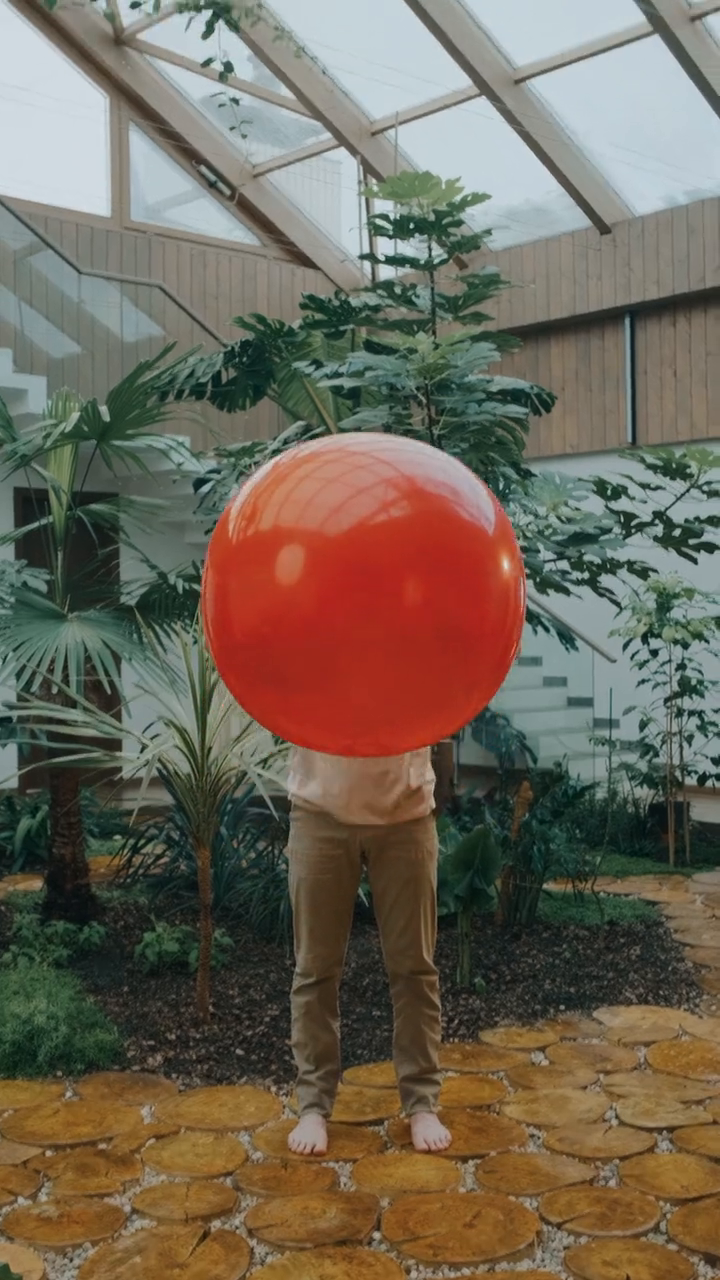
#> input picture frame 13 of data/ball_red.mp4, 720 x 1280 px
$ python 1_object_detection_red.py
#> lines starting #> are read from the running program, lines starting #| are printed output that depends on the picture; after the words box and inside, x2 and y2 are one past the last pixel; in counts of white or black regions, pixels touching at a corner belong together
import cv2

cap = cv2.VideoCapture('data/ball_red.mp4')

while True:
    success, img = cap.read()
#> img is the input picture: shape (1280, 720, 3); mean B, G, R 87.4, 102.2, 111.8

    if not success:
        # 동영상 끝에 도달했을 경우 처음으로 되돌림
        cap.set(cv2.CAP_PROP_POS_FRAMES, 0)
        continue

    # HSV 변환: RGB는 빛의 변화에 민감하기 때문에 HSV(Hue, Saturation, Value)로 변환
    hsv = cv2.cvtColor(img, cv2.COLOR_BGR2HSV)
#> hsv: shape (1280, 720, 3); mean H, S, V 47.6, 84, 120.6

    # 2. 마스크 생성
    lower_color = (0,120,70)
    upper_color = (10,255,255)
    mask = cv2.inRange(hsv, lower_color, upper_color)
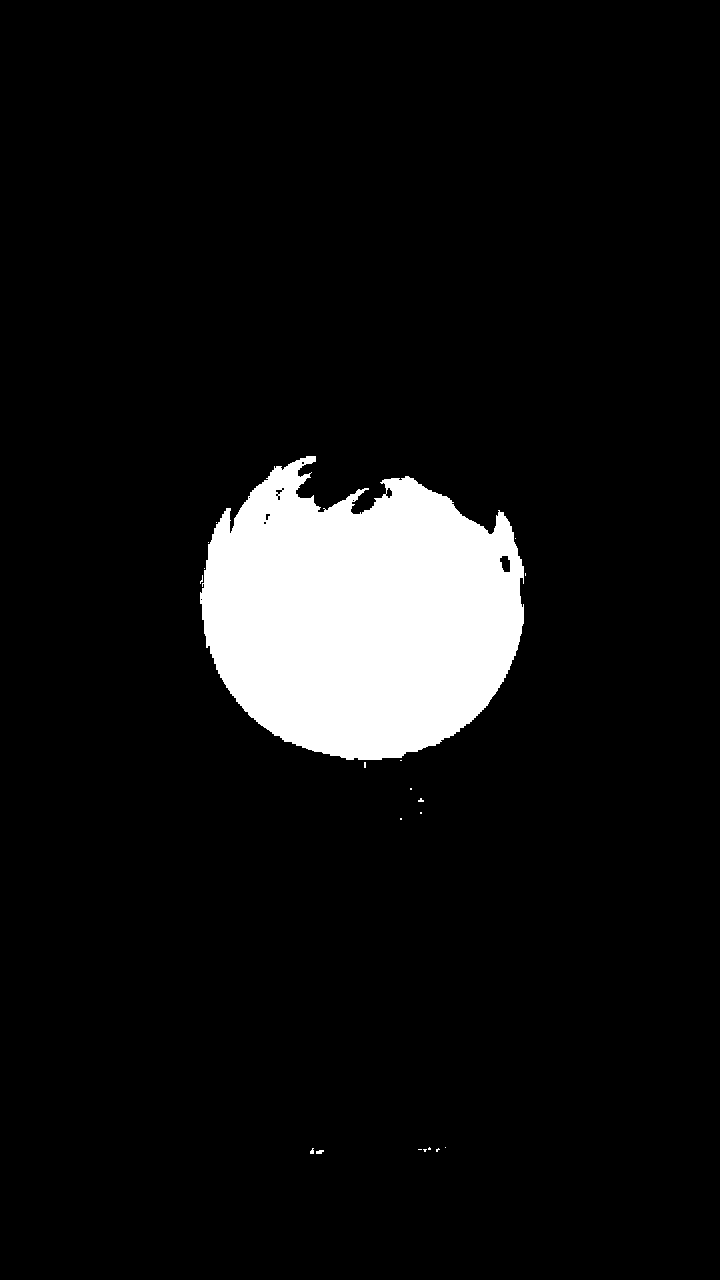
#> mask: shape (1280, 720); 7.8% white; 20 white regions (18 under 20 px)

    # 3. 컨투어 검출
    contours, _ = cv2.findContours(mask, cv2.RETR_EXTERNAL, cv2.CHAIN_APPROX_SIMPLE)
#> contours = 20 contours, 19 with area under 20; largest, box (x1, y1, x2, y2) and area: (200, 456, 524, 760) 71579

    max_area = 0
    M = {}
    max_i = {}
    for i in contours:
        area = cv2.contourArea(i)
        if area > max_area:
            max_area = area
            M = cv2.moments(i)
            max_i = i
#> this loop made 20 passes
#> (area, max_area) on pass 20: (71579, 71579)
#> after the loop, M = moments, m00 71579, centre m10/m00, m01/m00 = (360.6, 615.6); max_area = 71579; max_i = contour of 717 points, box (x1, y1, x2, y2) (200, 456, 524, 760), area 71579

    # 4. 무게 중심 계산
    cx = int(M['m10']/M['m00'])
#> cx = 360
    cy = int(M['m01']/M['m00'])
#> cy = 615
    cv2.circle(img, (cx,cy), 10, (255,0,0), -1)
#> img: shape (1280, 720, 3); 0.03% of pixels changed, all inside (x1, y1, x2, y2) = (350, 605, 371, 626)

    # 반지름 계산
    (x,y), radius = cv2.minEnclosingCircle(max_i)
#> x = 362.9; y = 597.5; radius = 164.5
    radius = int(radius)
#> radius = 164

    # 원 둘레 그리기
    cv2.circle(img, (cx,cy), radius, (0,255,0), 3)
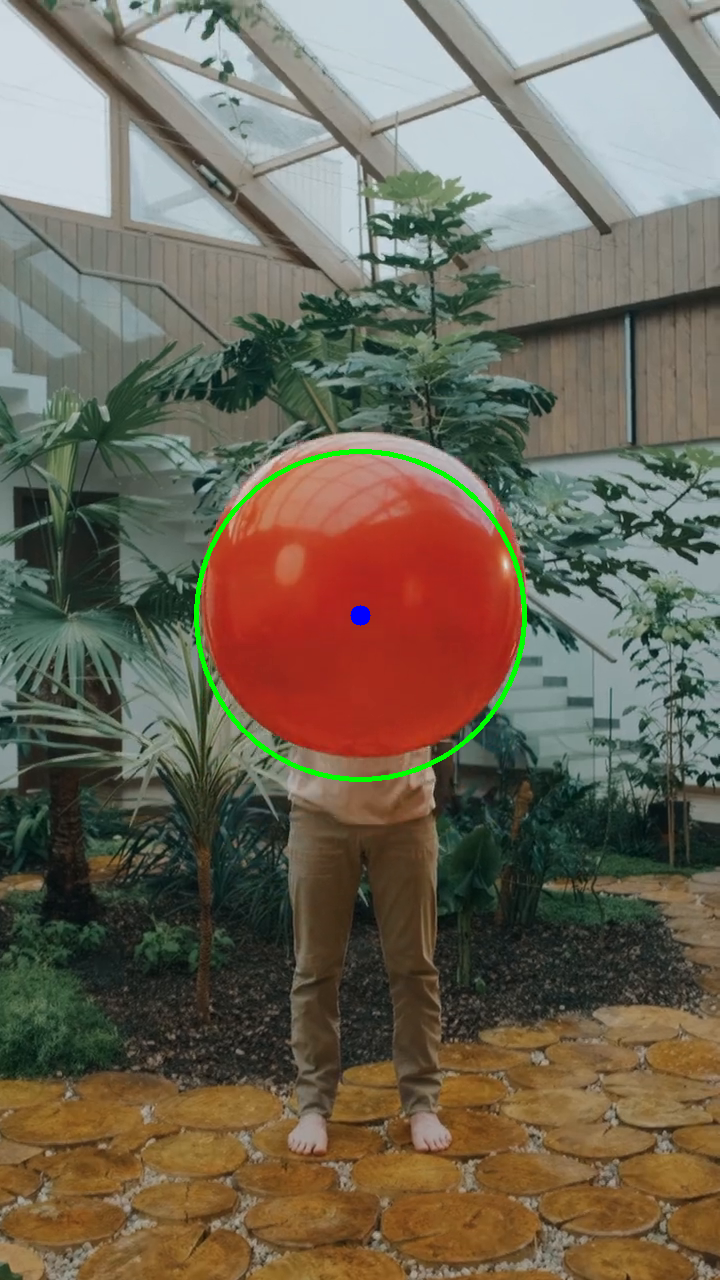
#> img: shape (1280, 720, 3); mean B, G, R 86.9, 102.9, 110.9

    cv2.imshow("window", img)

    if cv2.waitKey(25) & 0xFF == ord('q'):
#> (key q is pressed here)
        break

cap.release()
cv2.destroyAllWindows()

$ run again, starting later in the video
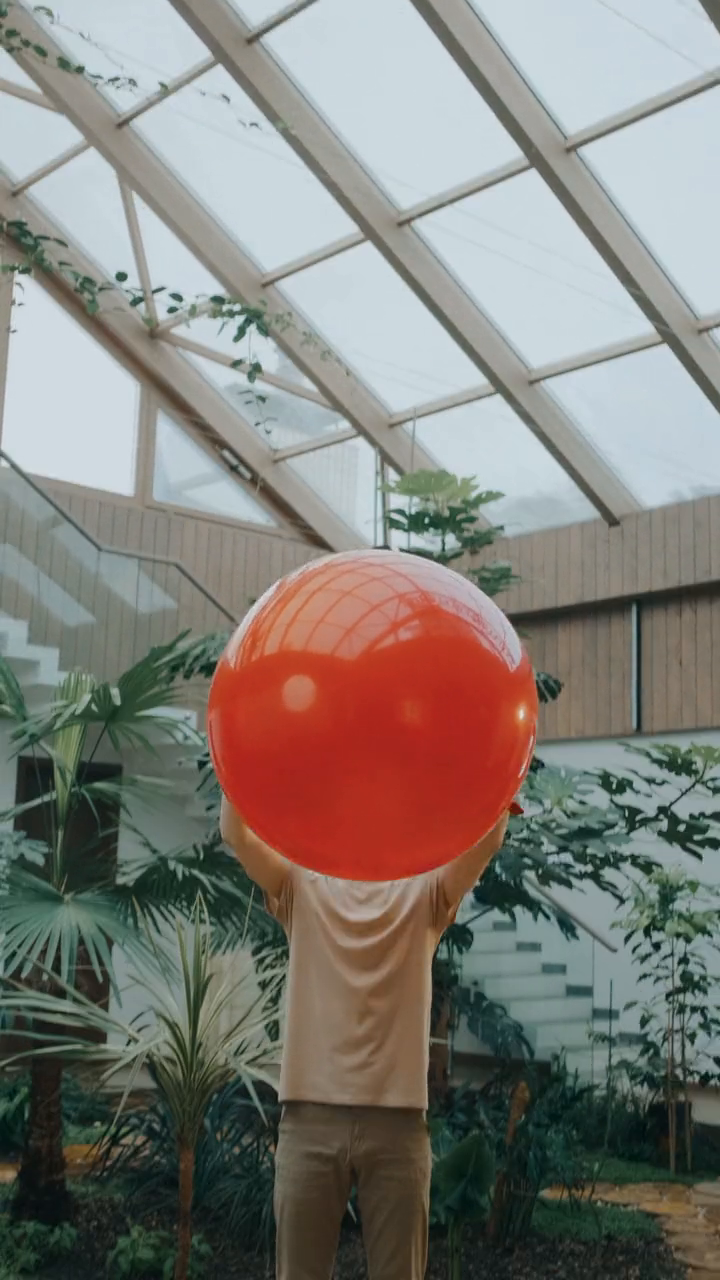
#> input picture frame 106 of data/ball_red.mp4, 720 x 1280 px
#> img is the input picture: shape (1280, 720, 3); mean B, G, R 120.8, 126.9, 130
#> hsv: shape (1280, 720, 3); mean H, S, V 61.1, 59.5, 141.1
#> `mask = cv2.inRange(hsv, lower_color, upper_color)`:
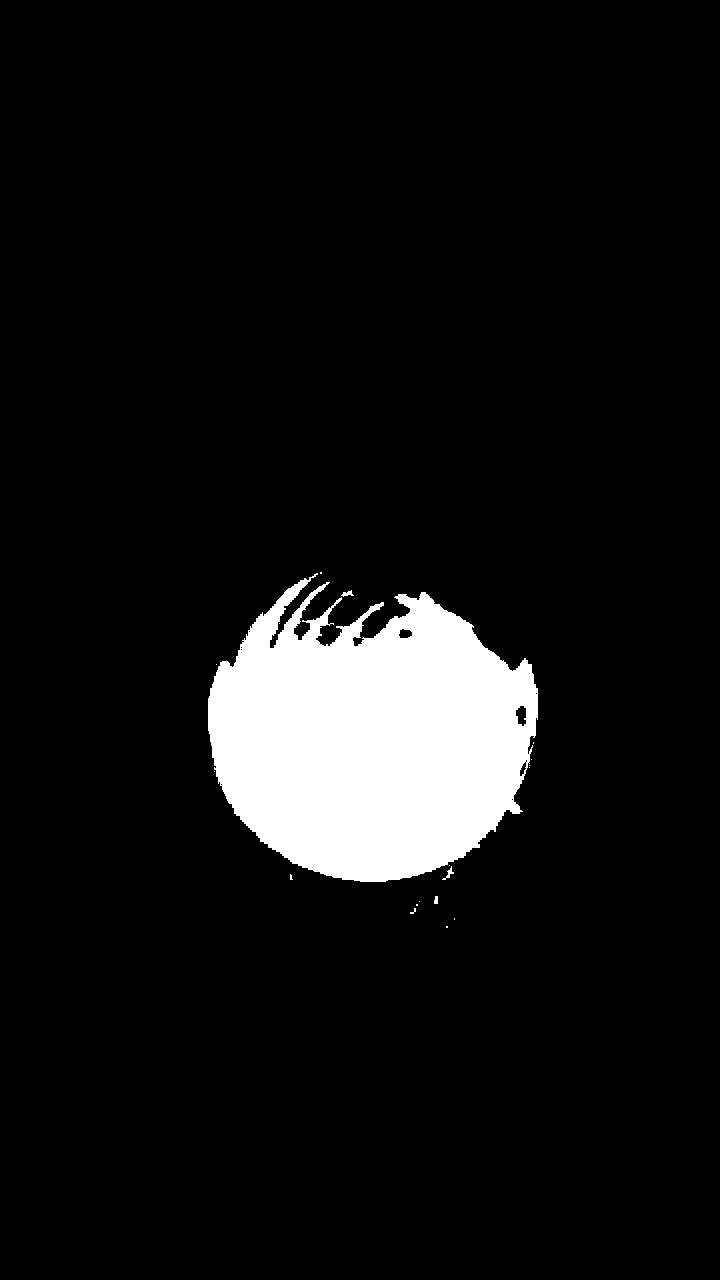
#> mask: shape (1280, 720); 7.7% white; 19 white regions (15 under 20 px)
#> contours = 19 contours, 16 with area under 20; largest, box (x1, y1, x2, y2) and area: (208, 573, 538, 882) 70621, (341, 590, 354, 597) 29, (442, 866, 454, 880) 26
#> the loop `for i in contours:` made 19 passes
#> (area, max_area) on passes 8, 17, 18: (26.5, 26.5), (29, 29), (70621, 70621)
#> after the loop `for i in contours:`: M = moments, m00 70621, centre m10/m00, m01/m00 = (370.9, 740); max_area = 70621; max_i = contour of 1013 points, box (x1, y1, x2, y2) (208, 573, 538, 882), area 70621
#> cx = 370
#> cy = 739
#> `(x,y), radius = cv2.minEnclosingCircle(max_i)`: x = 374.4; y = 728.2; radius = 169.2
#> `radius = int(radius)`: radius = 169
#> `cv2.circle(img, (cx,cy), radius, (0,255,0), 3)`:
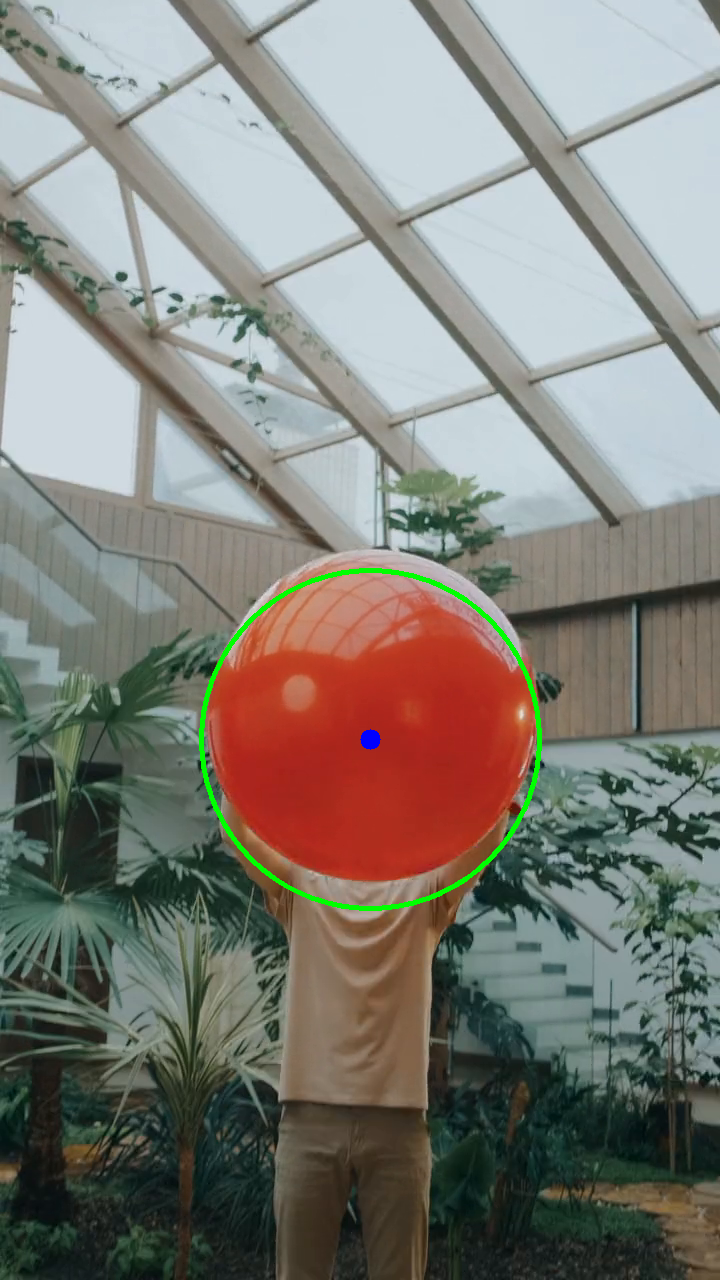
#> img: shape (1280, 720, 3); mean B, G, R 120.3, 127.6, 129.1
